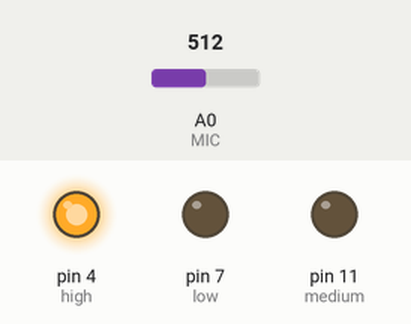
Recording of a sketch running on a simulated Arduino Uno, built with avr-gcc and run on an emulated ATmega328P. Parts: output pins drawn as LEDs (lit = HIGH). The inputs (shaded band) are chosen by the test bench; at power-on: A0 (MIC) = 512. Pins used as bus, display or sensor lines are not drawn.

Above: at 1.2 s.
1.3 s: A0 (MIC) set to 0
At 2.5 s:
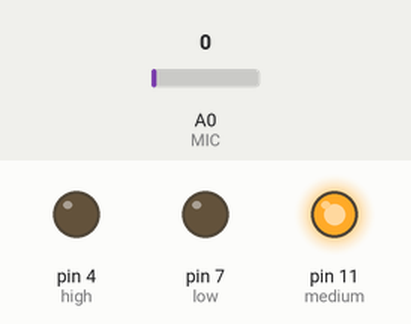
2.8 s: A0 (MIC) set to 122
At 3.6 s:
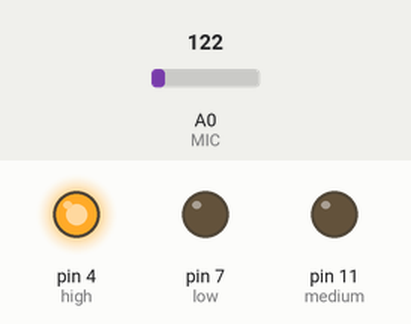
Timing chart, 0 to 5.8 s (numbered marks = the images above; inputs shaded):
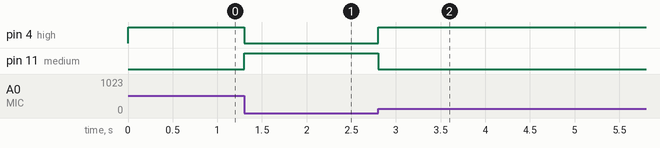

Measured:
- after the input at 1.3 s, pin 4 (high): HIGH → LOW at once; pin 11 (medium): LOW → HIGH at once
- after the input at 2.8 s, pin 4 (high): LOW → HIGH at once; pin 11 (medium): HIGH → LOW at once

The sketch:

sketch_mar23a.ino
```cpp
//pins
enum LP {high = 4, low = 7, medium = 11}; //light pins
const int MIC = 14; //needs to be analog cpable
enum BP {POWER, GROUND, LOAD}; // button/switch pins

//other variables
unsigned long long CycleCount = 0;
int volume;

struct threshold
{
  int high, low;
};

struct modes
{
  threshold high, normal, current;
} ala;

//void DetermineMode()

void ModeShift()
{

  //check load
  auto mode = digitalRead(LOAD);

  //assign ala.current thresholds
  if (mode == HIGH)
  {
    ala.current.high = ala.high.high;
    ala.current.low = ala.high.low;
  }
  else if (mode == LOW)
   {
    ala.current.high = ala.normal.high;
    ala.current.low = ala.normal.low;
   }
}

LP PickLight(int volume, threshold limits)
{
  if (volume > limits.high)
    return high;
  else if (volume < limits.low)
    return low;
  else
    return medium;
}

void SwitchLights(LP pick) //pass picklight to SwitchLights
{
  switch(pick)
  {
    case high:
      digitalWrite(high, HIGH);
      digitalWrite(medium, LOW);
      digitalWrite(low, LOW);
      break;
    case medium:
      digitalWrite(high, LOW);
      digitalWrite(medium, HIGH);
      digitalWrite(low, LOW);
      break;
    case low:
      digitalWrite(high, LOW);
      digitalWrite(medium, LOW);
      digitalWrite(low, HIGH);
      break;
  }
}

void setup() {

  //serial
  Serial.begin(9600);

  //set thresholds
  ala.high.high = 685;
  ala.high.low = 681;

  ala.normal.high = 400;
  ala.normal.low = 360;

  //set pins
  pinMode(high, OUTPUT);
  pinMode(medium, OUTPUT);
  pinMode(low, OUTPUT);

  pinMode(LOAD, INPUT);
  pinMode(POWER, OUTPUT);
  digitalWrite(POWER, HIGH);

}

void loop() {
  //get volume
  volume = analogRead(MIC);
  SwitchLights(PickLight(volume, ala.current));

}
```
